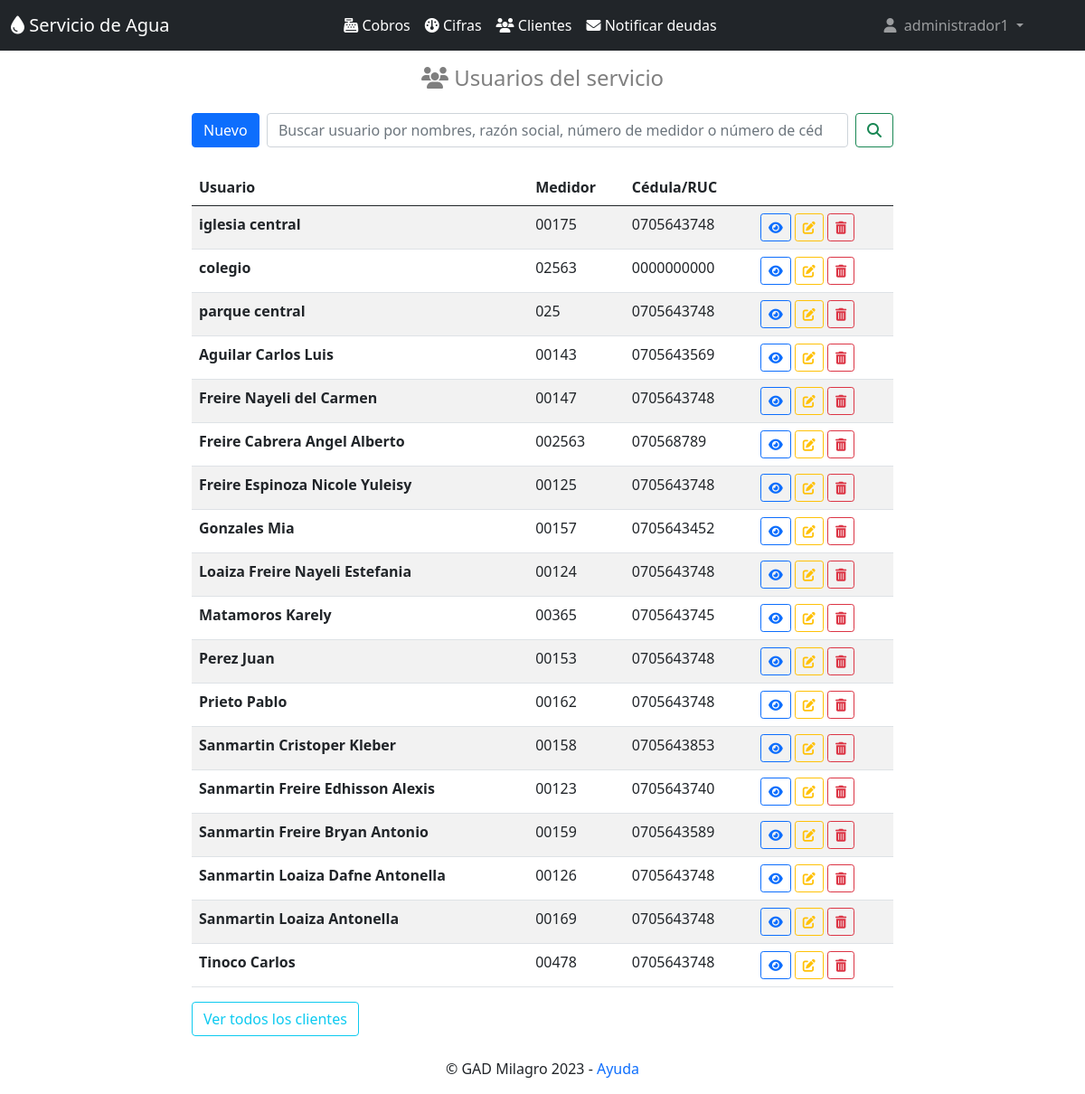
The app's page /clientes/ (signed in) with its own data.
### clientes/models.py (models this page shows, shortened)
class Cliente(models.Model):
    nombres=models.CharField(max_length=50)
    apellidos=models.CharField(max_length=30,null=True, blank=True)
    detalle=models.CharField(max_length=30,null=True, blank=True)
    medidor=models.CharField(max_length=10, unique=True)
    cedula=models.CharField(max_length=15)
    email=models.EmailField()
    direccion=models.CharField(max_length=50,null=True, blank=True)
    celular=models.CharField(max_length=10,null=True, blank=True)
    deuda=models.CharField(max_length=1, choices=deuda, default='n',null=True, blank=True)
    ultima_cifra=models.CharField(max_length=30,default='null',null=True, blank=True)
    class Meta:
        db_table = 'cliente'
        verbose_name = 'Cliente'
        verbose_name_plural = 'clientes'
        ordering = ['apellidos']

### clientes/views.py (the view, shortened to what this page needs)
# urls.py: path('clientes/', listar_clientes, name="listarclientes"),
def listar_clientes(request):
    busqueda = request.GET.get("buscar")
    try:
        clientes = Cliente.objects.all()
    except Cliente.DoesNotExist:
                raise Http404
    return render(request, "clientes.html", {"clientes": clientes})

### templates/clientes.html (shortened to what this page needs)
{% extends "home.html" %}
{% block content %}
<div class="container mb-1 " style="max-width: 800px;">
    <h4 class="text-black-50 text-center py-3"><i class="fa-solid fa-users"></i> Usuarios del servicio </h4>
</div>
<div class="container " style="max-width: 800px;">
    <form class="d-flex" method="GET">
        <a title="Registrar nuevo cliente" class="btn btn-primary" href="/crearcliente">Nuevo</a> &nbsp;&nbsp;
        <input class="form-control me-2" type="search" placeholder="Buscar usuario por nombres, razón social, número de medidor o número de cédula" aria-label="Search" name="buscar" value="">
        <button title="Realizar la búsqueda" class="btn btn-outline-success" type="submit"><i class="fa-solid fa-magnifying-glass"></i></button>
    </form>
</div>
<div class="container py-4" style="max-width: 800px;">
    <table class="table table-responsive table-striped">
        <thead>
            <tr>
                <th>Usuario</th>
                <th>Medidor</th>
                <th>Cédula/RUC</th>
                <th></th>
            </tr>
        </thead>
        <tbody>
            {% for cliente in clientes %}
                {% if cliente.detalle != 'eliminado' %}
                    <tr>
                    <th scope="row">{% if cliente.apellidos == None %}  {% else %} {{ cliente.apellidos }} {% endif %}{{ cliente.nombres }} </th>
                        <td>{{ cliente.medidor }}</td>
                        <td>{{ cliente.cedula }}</td>
                        <td><a title="Ver cliente" class="btn btn-sm btn-outline-primary " href="/vercliente/{{cliente.id}}"><i class="fa-solid fa-eye"></i></a>
                            <a title="Editar cliente" class="btn btn-sm btn-outline-warning" href="/editarcliente/{{cliente.id}}"><i class="fa-solid fa-pen-to-square"></i></a>
                            <a title="Eliminar cliente" class="btn btn-sm btn-outline-danger" href="/eliminarcliente/{{cliente.id}}"><i class="fa-solid fa-trash-can"></i></a>
                        </td>
                    </tr>
                {% endif %}
            {% endfor %}
        </tbody>
    </table>
    <a class="btn btn-outline-info" href="/clientes">Ver todos los clientes</a> &nbsp;&nbsp;
</div>
{% endblock %}

### templates/home.html (shortened to what this page needs)
<!doctype html>
<html lang="es">
    <head>
        <link href="https://cdn.jsdelivr.net/npm/bootstrap@5.0.2/dist/css/bootstrap.min.css" rel="stylesheet">
        <link href="https://cdnjs.cloudflare.com/ajax/libs/font-awesome/6.2.1/css/all.min.css" rel="stylesheet">
        {% load static %}
    </head>
    <body >
        {% if user.is_authenticated %}
            <nav class="navbar navbar-expand-lg navbar-dark bg-dark " >
                <div class="container-fluid">
                        <a title="Página principal" class="navbar-brand" href="/">
                            <i class="fa-sharp fa-solid fa-droplet"></i> Servicio de Agua</a>
                    <div class="collapse navbar-collapse" id="navbarSupportedContent">
                        <ul class="navbar-nav ms-auto mb-2 mb-lg-0">
                            <li class="nav-item">
                                <a title="Realizar cobros del servicio" class="nav-item nav-link active" href="/cobros"><i class="fa-solid fa-cash-register"></i> Cobros</a>
                            </li>
                            <li class="nav-item ">
                                <a title="Ingresar cifras de consumo" class="nav-item nav-link active" href="/cifras"><i class="fa-solid fa-gauge"></i> Cifras</a>
                            </li>
                            <li class="nav-item">
                                <a title="Clientes del servicio" class="nav-item nav-link active" href="/clientes"><i class="fa-solid fa-users"></i> Clientes</a>
                            </li>
                            <li class="nav-item dropdown">
                                <a title="Notificar deudas de usuarios" class="nav-item nav-link active" href="/notificaciones"><i class="fa-solid fa-envelope"></i> Notificar deudas</a>
                            </li>
                        </ul>
                        <ul class="navbar-nav ms-auto   mb-2 mb-lg-0">
                            <li class="nav-item dropdown">
                                <a class="nav-link dropdown-toggle" href="#" id="navbarDarkDropdownMenuLink" role="button" data-bs-toggle="dropdown" aria-expanded="false">
                                    <i class="fa-solid fa-user"></i> &nbsp;{{ user }}
                                </a>
                            </li>
                        </ul>
                    </div>
                </div>
            </nav>
            {% block content %}{% endblock %}
        {% else %}
                            {% load static %}
        {% endif %}
        <p class="text-center">© GAD Milagro 2023 {% if user.is_authenticated %}- <span><a href="https://drive.google.com/file/d/16-8JYegC2xnaQnbSgStOgYeFJUycr0b_/view?usp=share_link" class="enlace-sin-subrayado" style="margin-left" target="_blank"> Ayuda</a></span>{% endif %}</p>
  </body>
</html>

### templates/home.html (style rules this page uses)
.enlace-sin-subrayado { text-decoration: none; }

### records on screen
Cliente: nombres "iglesia central", medidor "00175", cedula "0705643748"
Cliente: nombres "colegio", medidor "02563", cedula "0000000000"
Cliente: nombres "parque central", medidor "025", cedula "0705643748"
Cliente: apellidos "Aguilar", nombres "Carlos Luis", medidor "00143", cedula "0705643569"
Cliente: apellidos "Freire", nombres "Nayeli del Carmen", medidor "00147", cedula "0705643748"
Cliente: apellidos "Freire Cabrera", nombres "Angel Alberto", medidor "002563", cedula "070568789"
Cliente: apellidos "Freire Espinoza", nombres "Nicole Yuleisy", medidor "00125", cedula "0705643748"
Cliente: apellidos "Gonzales", nombres "Mia", medidor "00157", cedula "0705643452"
Cliente: apellidos "Loaiza Freire", nombres "Nayeli Estefania", medidor "00124", cedula "0705643748"
Cliente: apellidos "Matamoros", nombres "Karely", medidor "00365", cedula "0705643745"
Cliente: apellidos "Perez", nombres "Juan", medidor "00153", cedula "0705643748"
Cliente: apellidos "Prieto", nombres "Pablo", medidor "00162", cedula "0705643748"
Cliente: apellidos "Sanmartin", nombres "Cristoper Kleber", medidor "00158", cedula "0705643853"
Cliente: apellidos "Sanmartin Freire", nombres "Edhisson Alexis", medidor "00123", cedula "0705643740"
Cliente: apellidos "Sanmartin Freire", nombres "Bryan Antonio", medidor "00159", cedula "0705643589"
Cliente: apellidos "Sanmartin Loaiza", nombres "Dafne Antonella", medidor "00126", cedula "0705643748"
Cliente: apellidos "Sanmartin Loaiza", nombres "Antonella", medidor "00169", cedula "0705643748"
Cliente: apellidos "Tinoco", nombres "Carlos", medidor "00478", cedula "0705643748"

### other values on screen
{{ user }} "administrador1"
